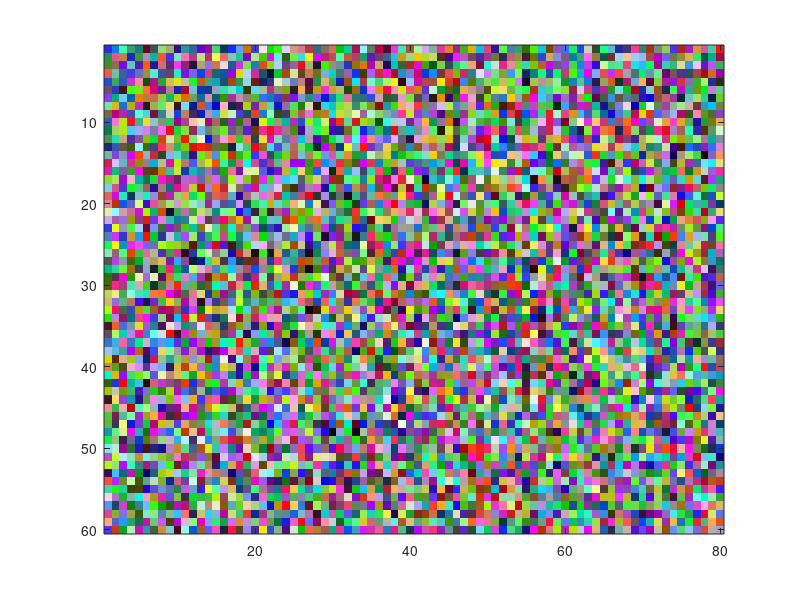

Write the MATLAB code that produced this figure.
IM1 = randi([0 255], 60, 80, 3, 'uint8');
IM2 = checkerboard(4);
image(IM1);
hold on;
image([5 5], [36 36], IM2, 'CDataMapping', 'scaled'); colormap(gray(64));